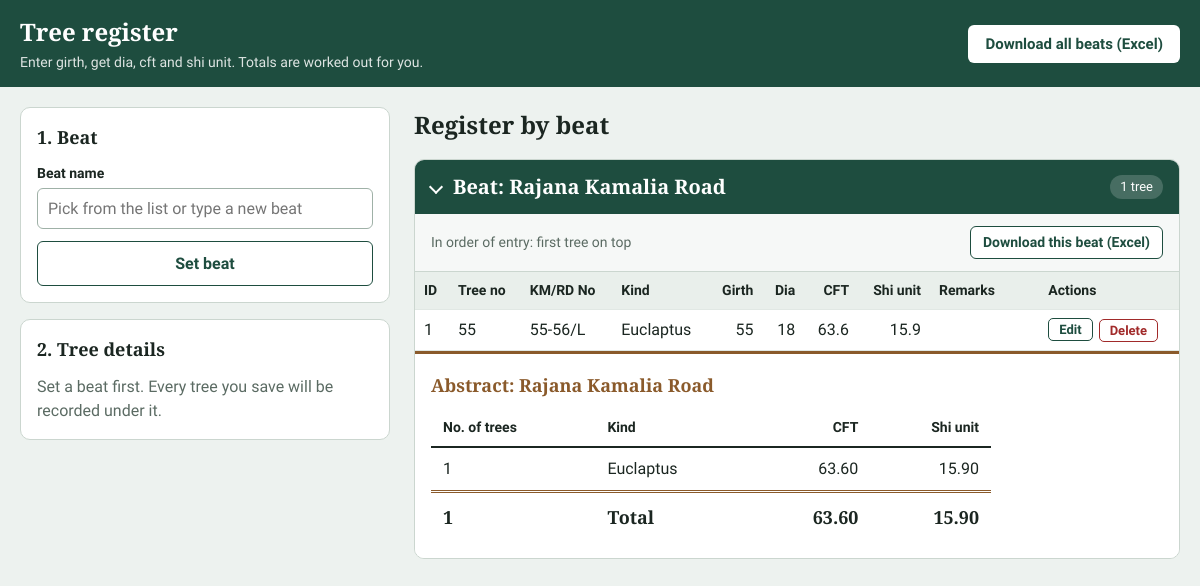
Before: / with the older database file.
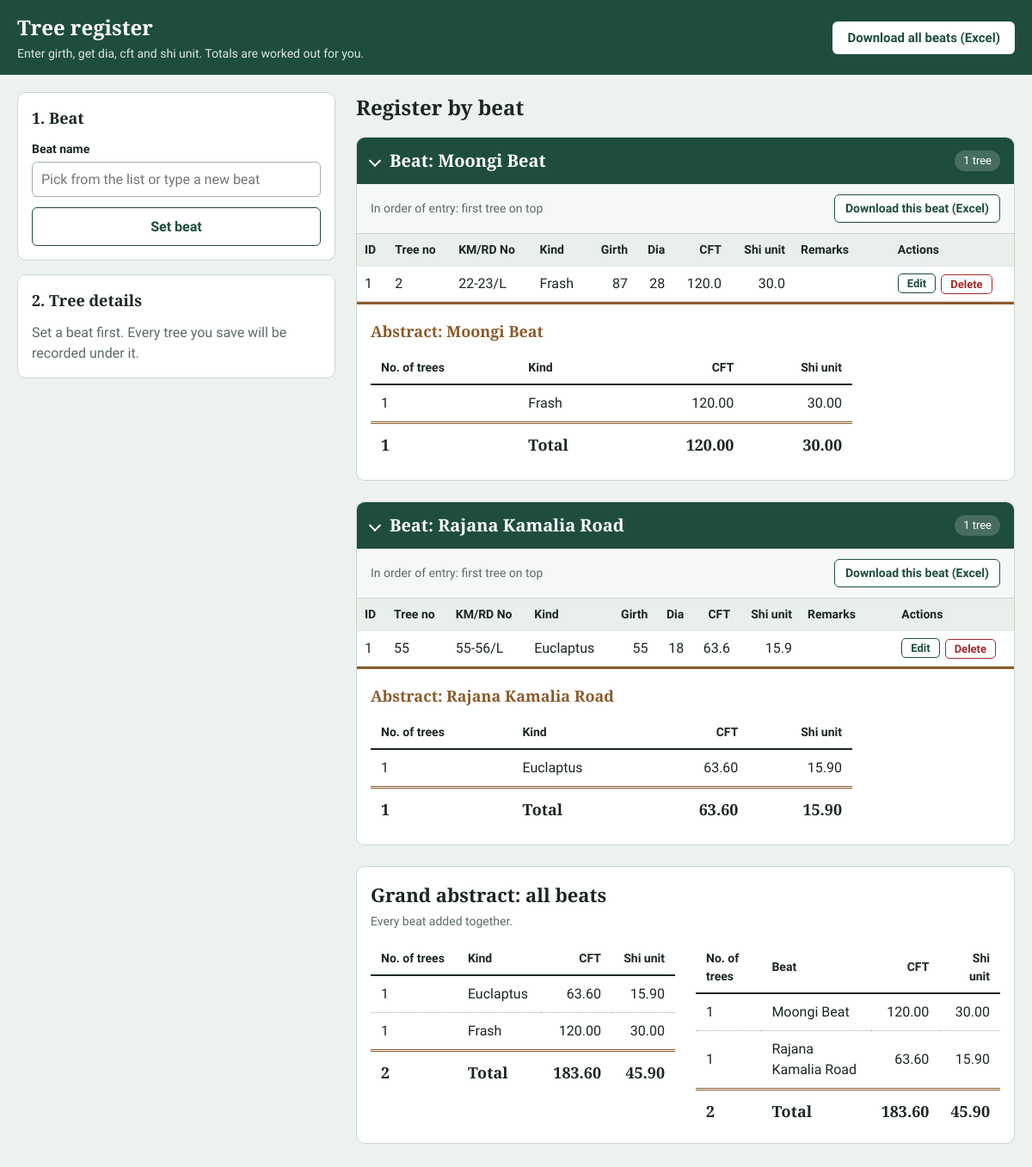
After: the same page with the newer database file.
### app.py (models this page shows)
class Beat(db.Model):
    __tablename__ = "beats"
    id = db.Column(db.Integer, primary_key=True)
    name = db.Column(db.String(100), nullable=False, unique=True)
    table_name = db.Column(db.String(80), nullable=False, unique=True)

### tables this page shows
CREATE TABLE beat_1_rajana_kamalia_road (
	id INTEGER NOT NULL, 
	tree_no VARCHAR(50) NOT NULL, 
	km_burji_no VARCHAR(50) NOT NULL, 
	kind_tree VARCHAR(100) NOT NULL, 
	girth INTEGER NOT NULL, 
	dia INTEGER, 
	cft FLOAT, 
	shi_unit FLOAT, 
	remarks VARCHAR(255), 
	PRIMARY KEY (id), 
	CONSTRAINT uq_beat_1_rajana_kamalia_road UNIQUE (km_burji_no, tree_no)
);

CREATE TABLE beat_3_moongi_beat (
	id INTEGER NOT NULL, 
	tree_no VARCHAR(50) NOT NULL, 
	km_burji_no VARCHAR(50) NOT NULL, 
	kind_tree VARCHAR(100) NOT NULL, 
	girth INTEGER NOT NULL, 
	dia INTEGER, 
	cft FLOAT, 
	shi_unit FLOAT, 
	remarks VARCHAR(255), 
	PRIMARY KEY (id), 
	CONSTRAINT uq_beat_3_moongi_beat UNIQUE (km_burji_no, tree_no)
);

### app.py (the view, shortened to what this page needs)
@app.route("/", methods=["GET", "POST"])
def index():
    current_beat = session.get("beat_name")
    edit_tree = edit_beat = None
    edit_id = request.args.get("edit", type=int)
    beat_id = request.args.get("beat", type=int)
    return render_index(
        form=edit_tree.to_dict() if edit_tree else {}, edit_tree=edit_tree, edit_beat=edit_beat
    )

### app.py (called while the page is built, shortened)
def tree_model(table_name):
    model = _tree_models.get(table_name)
    return model

def get_beat_options():
    names = set(BEATS) | {name for (name,) in db.session.query(Beat.name).all()}
    return sorted(names, key=str.lower)

def _new_abstract():
    return {"rows": {}, "trees": 0, "cft": 0.0, "shi_unit": 0.0}

def _add_to_abstract(a, kind, trees, cft, shi_unit):
    row = a["rows"].setdefault(kind, {"kind": kind, "trees": 0, "cft": 0.0, "shi_unit": 0.0})
    row["trees"] += trees
    row["cft"] += cft
    row["shi_unit"] += shi_unit
    a["trees"] += trees
    a["cft"] += cft
    a["shi_unit"] += shi_unit

def _finish_abstract(a):
    rows = sorted(a["rows"].values(), key=lambda r: r["kind"])
    for r in rows:
        r["cft"] = round(r["cft"], 3)
        r["shi_unit"] = round(r["shi_unit"], 3)
    return {
        "rows": rows,
        "trees": a["trees"],
        "cft": round(a["cft"], 3),
        "shi_unit": round(a["shi_unit"], 3),
    }

def get_abstracts(only_beat=None):
    beats = Beat.query.filter_by(name=only_beat).all() if only_beat else Beat.query.all()
    per_beat, grand = {}, _new_abstract()
    for beat in beats:
        Tree = tree_model(beat.table_name)
        rows = db.session.query(
            Tree.kind_tree,
            func.count(Tree.id),
            func.coalesce(func.sum(Tree.cft), 0),
            func.coalesce(func.sum(Tree.shi_unit), 0),
        ).group_by(Tree.kind_tree).all()
        if not rows:
            continue
        a = _new_abstract()
        for kind, trees, cft, shi_unit in rows:
            _add_to_abstract(a, kind, trees, float(cft), float(shi_unit))
            _add_to_abstract(grand, kind, trees, float(cft), float(shi_unit))
        per_beat[beat.name] = _finish_abstract(a)
    return per_beat, _finish_abstract(grand)

### templates/index.html (shortened to what this page needs)
<!DOCTYPE html>
<html lang="en">
<head>
</head>
<body>
  <header class="topbar">
    <div class="topbar-inner">
      <div>
        <h1>Tree register</h1>
        <p>Enter girth, get dia, cft and shi unit. Totals are worked out for you.</p>
      </div>
      <a class="btn btn-light" href="{{ url_for('download_excel') }}">Download all beats (Excel)</a>
    </div>
  </header>
  <main class="layout">
    <aside class="entry">
      <section class="card">
        <h2>1. Beat</h2>
        <form method="POST" action="{{ url_for('set_beat') }}">
          <div class="field">
            <label for="beat_name">{{ 'Switch to another beat' if current_beat else 'Beat name' }}</label>
            <input type="text" id="beat_name" name="beat_name" list="beat-list" maxlength="100"
                   placeholder="Pick from the list or type a new beat" autocomplete="off" required>
          </div>
          <button type="submit" class="btn btn-outline btn-block">{{ 'Change beat' if current_beat else 'Set beat' }}</button>
        </form>
      </section>
      <section class="card">
        <h2 id="tree-card">{{ 'Edit tree' if edit_tree else '2. Tree details' }}</h2>
        {% if current_beat or edit_tree %}
        {% if edit_tree %}
          <div class="editing-note">Editing tree no <strong>{{ edit_tree.tree_no }}</strong> in {{ edit_beat.name }}. Dia, cft and shi unit are updated from the girth and kind.</div>
        {% endif %}
        <form method="POST" id="tree-form"{% if edit_tree %} action="{{ url_for('update_tree', beat_id=edit_beat.id, tree_id=edit_tree.id) }}"{% endif %}>
          <div class="two">
            <div class="field">
              <label for="tree_no">Tree no</label>
              <input type="text" id="tree_no" name="tree_no" maxlength="50" autofocus
                     value="{{ form.get('tree_no', '') }}" required>
            </div>
            <div class="field">
              <label for="km_burji_no">KM/RD No</label>
              <input type="text" id="km_burji_no" name="km_burji_no" maxlength="50"
                     value="{{ form.get('km_burji_no', '') }}" required>
            </div>
          </div>
          <div class="two">
            <div class="field">
              <label for="kind_tree">Tree kind</label>
              <select id="kind_tree" name="kind_tree" required>
                <option value="">Select kind</option>
                {% for k in kinds %}
                  <option value="{{ k }}" {% if form.get('kind_tree') == k %}selected{% endif %}>{{ k|capitalize }}</option>
                {% endfor %}
              </select>
            </div>
            <div class="field">
              <label for="girth">Girth</label>
              <input type="number" id="girth" name="girth" min="1" inputmode="numeric"
                     value="{{ form.get('girth', '') }}" required>
            </div>
          </div>
          <div class="preview" id="preview" aria-live="polite">
            Choose a kind and enter the girth to see dia, cft and shi unit.
          </div>
          <div class="field">
            <label for="remarks">Remarks <span class="hint">(optional)</span></label>
            <textarea id="remarks" name="remarks" maxlength="255">{{ form.get('remarks', '') or '' }}</textarea>
          </div>
          {% if edit_tree %}
          <div class="btn-row">
            <button type="submit" class="btn btn-primary btn-block">Update tree</button>
            <a class="btn btn-outline" href="{{ url_for('index') }}">Cancel</a>
          </div>
          {% else %}
          <button type="submit" class="btn btn-primary btn-block">Save tree</button>
          {% endif %}
        </form>
        {% else %}
          <p class="hint" style="margin:0;color:var(--muted)">Set a beat first. Every tree you save will be recorded under it.</p>
        {% endif %}
      </section>
    </aside>
    <section>
      <div class="register-head">
        <h2>Register by beat</h2>
      </div>
      {% for s in sections %}
      <details class="sheet" open>
        <summary>
          <h2>Beat: {{ s.beat }}</h2>
          <span class="tag">{{ s.abstract.trees }} tree{{ '' if s.abstract.trees == 1 else 's' }}</span>
        </summary>
        <div class="toolbar">
          <span>In order of entry: first tree on top</span>
          <a class="btn btn-outline" href="{{ url_for('download_excel', beat=s.beat) }}">Download this beat (Excel)</a>
        </div>
        <div class="scroll"{% if s.beat == current_beat %} id="current-scroll"{% endif %}>
          <table class="entries">
            <thead>
              <tr>
                <th>ID</th><th>Tree no</th><th>KM/RD No</th><th>Kind</th>
                <th class="num">Girth</th><th class="num">Dia</th><th class="num">CFT</th><th class="num">Shi unit</th><th>Remarks</th><th>Actions</th>
              </tr>
            </thead>
            <tbody>
              {% for t in s.trees %}
              <tr{% if edit_tree and edit_beat and edit_beat.id == s.id and edit_tree.id == t.id %} class="editing"{% endif %}>
                <td>{{ t.id }}</td>
                <td>{{ t.tree_no }}</td>
                <td>{{ t.km_burji_no }}</td>
                <td>{{ t.kind_tree|capitalize }}</td>
                <td class="num">{{ t.girth }}</td>
                <td class="num">{{ t.dia }}</td>
                <td class="num">{{ t.cft }}</td>
                <td class="num">{{ t.shi_unit }}</td>
                <td class="remarks">{{ t.remarks or '' }}</td>
                <td>
                  <div class="actions">
                    <a class="mini" href="{{ url_for('index', edit=t.id, beat=s.id) }}#tree-card">Edit</a>
                    <form method="POST" action="{{ url_for('delete_tree', beat_id=s.id, tree_id=t.id) }}"
                          data-confirm="Delete tree no {{ t.tree_no }} ({{ t.kind_tree|capitalize }}, km / RD / burji no {{ t.km_burji_no }})? This cannot be undone.">
                      <button type="submit" class="mini danger">Delete</button>
                    </form>
                  </div>
                </td>
              </tr>
              {% endfor %}
            </tbody>
          </table>
        </div>
        <div class="abstract">
          <h3>Abstract: {{ s.beat }}</h3>
          <table class="ledger">
            <thead>
              <tr><th>No. of trees</th><th>Kind</th><th class="num">CFT</th><th class="num">Shi unit</th></tr>
            </thead>
            <tbody>
              {% for r in s.abstract.rows %}
              <tr>
                <td>{{ r.trees }}</td>
                <td>{{ r.kind|capitalize }}</td>
                <td class="num">{{ '%.2f'|format(r.cft) }}</td>
                <td class="num">{{ '%.2f'|format(r.shi_unit) }}</td>
              </tr>
              {% endfor %}
            </tbody>
            <tfoot>
              <tr>
                <td>{{ s.abstract.trees }}</td>
                <td>Total</td>
                <td class="num">{{ '%.2f'|format(s.abstract.cft) }}</td>
                <td class="num">{{ '%.2f'|format(s.abstract.shi_unit) }}</td>
              </tr>
            </tfoot>
          </table>
        </div>
      </details>
      {% else %}
      <div class="empty">
        <strong>No trees recorded yet</strong>
        Set a beat, then add the first tree. The register and its abstract will appear here.
      </div>
      {% endfor %}
      {% if sections|length > 1 %}
      <section class="card grand">
        <h2>Grand abstract: all beats</h2>
        <p class="sub">Every beat added together.</p>
        <div class="grand-grid">
          <table class="ledger">
            <thead>
              <tr><th>No. of trees</th><th>Kind</th><th class="num">CFT</th><th class="num">Shi unit</th></tr>
            </thead>
            <tbody>
              {% for r in grand.rows %}
              <tr>
                <td>{{ r.trees }}</td><td>{{ r.kind|capitalize }}</td>
                <td class="num">{{ '%.2f'|format(r.cft) }}</td><td class="num">{{ '%.2f'|format(r.shi_unit) }}</td>
              </tr>
              {% endfor %}
            </tbody>
            <tfoot>
              <tr>
                <td>{{ grand.trees }}</td><td>Total</td>
                <td class="num">{{ '%.2f'|format(grand.cft) }}</td><td class="num">{{ '%.2f'|format(grand.shi_unit) }}</td>
              </tr>
            </tfoot>
          </table>
          <table class="ledger">
            <thead>
              <tr><th>No. of trees</th><th>Beat</th><th class="num">CFT</th><th class="num">Shi unit</th></tr>
            </thead>
            <tbody>
              {% for s in sections|sort(attribute='beat') %}
              <tr>
                <td>{{ s.abstract.trees }}</td><td>{{ s.beat }}</td>
                <td class="num">{{ '%.2f'|format(s.abstract.cft) }}</td><td class="num">{{ '%.2f'|format(s.abstract.shi_unit) }}</td>
              </tr>
              {% endfor %}
            </tbody>
            <tfoot>
              <tr>
                <td>{{ grand.trees }}</td><td>Total</td>
                <td class="num">{{ '%.2f'|format(grand.cft) }}</td><td class="num">{{ '%.2f'|format(grand.shi_unit) }}</td>
              </tr>
            </tfoot>
          </table>
        </div>
      </section>
      {% endif %}
    </section>
  </main>
</body>
</html>

Changed rows visible on the page:
now on this page (row unchanged): Beat: beat "Moongi Beat", abstract.trees "1", abstract.cft "120.00", abstract.shi_unit "30.00"
added beat_3_moongi_beat: id "1", tree_no "2", km_burji_no "22-23/L", kind_tree "Frash", girth "87", dia "28", cft "120.0", shi_unit "30.0", trees "1", kind "Frash", cft "120.00", shi_unit "30.00"
now on one of the page's lists (row unchanged): Beat: abstract.trees "1", beat "Rajana Kamalia Road"
now on one of the page's lists (row unchanged): beat_1_rajana_kamalia_road: trees "1", kind "Euclaptus", cft "63.60", shi_unit "15.90"
Other visible differences:
{{ grand.trees }}: (not shown) → "2"
{{ '%.2f'|format(grand.cft) }}: (not shown) → "183.60"
{{ '%.2f'|format(grand.shi_unit) }}: (not shown) → "45.90"
text now shown: "Grand abstract: all beats Every beat added together. No. of trees Kind CFT Shi unit Total No. of trees Beat CFT Shi unit Total"
